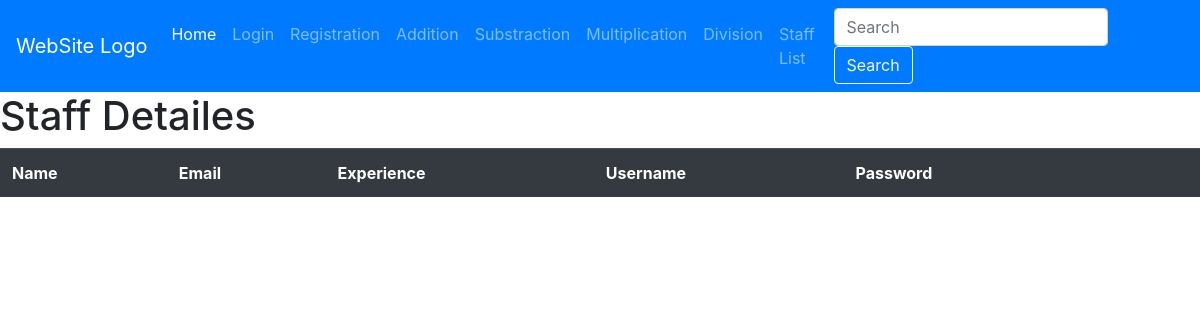
The page /account/staff/ on the database as committed earlier.
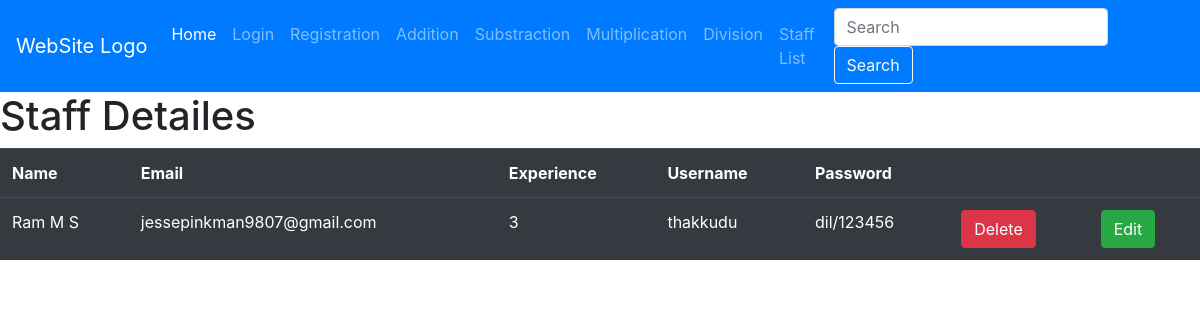
The same page on the database as committed later.
### account/models.py (models this page shows, shortened)
class Staff(models.Model):
    first=models.CharField(max_length=100)
    last=models.CharField(max_length=100)
    mail=models.EmailField()
    exp=models.IntegerField()
    username=models.CharField(max_length=100)
    password=models.CharField(max_length=100)

### account/views.py (the view)
# urls.py: path('staff/',StaffView.as_view(),name="Staff"),
class StaffView(View):
    def get (self,req,*args,**kwargs):
        res=Staff.objects.all()
        return render (req,"Staff list.html",{"data":res})

### account/templates/Staff list.html (shortened to what this page needs)
{% extends 'nav.html' %}
{% block nav %}
<h1 class="">Staff Detailes</h1>
<table class="table table-dark">
    <tr>
        <th> Name</th>
        <th> Email</th>
        <th> Experience</th>
        <th> Username</th>
        <th> Password</th>
        <th></th>
        <th></th>
    </tr>
    {% for i in data %}
    <tr>
        <td>{{i.first}} {{i.last}}</td>
        <td>{{i.mail}}</td>
        <td>{{i.exp}}</td>
        <td>{{i.username}}</td>
        <td>{{i.password}}</td>
        <td> <a href="{% url 'DelStaff' i.id %}" class="btn btn-danger">Delete</a> </td>
        <td> <a href="{% url 'EditStaff' i.id %}" class="btn btn-success"> Edit </a> </td>
    </tr>
    {% endfor %}
{% endblock nav %}

Rows that differ between the two databases and show on the page:
added Staff: first "Ram", last "M S", mail "jessepinkman9807@gmail.com", exp "3", username "thakkudu", password "dil/123456"
